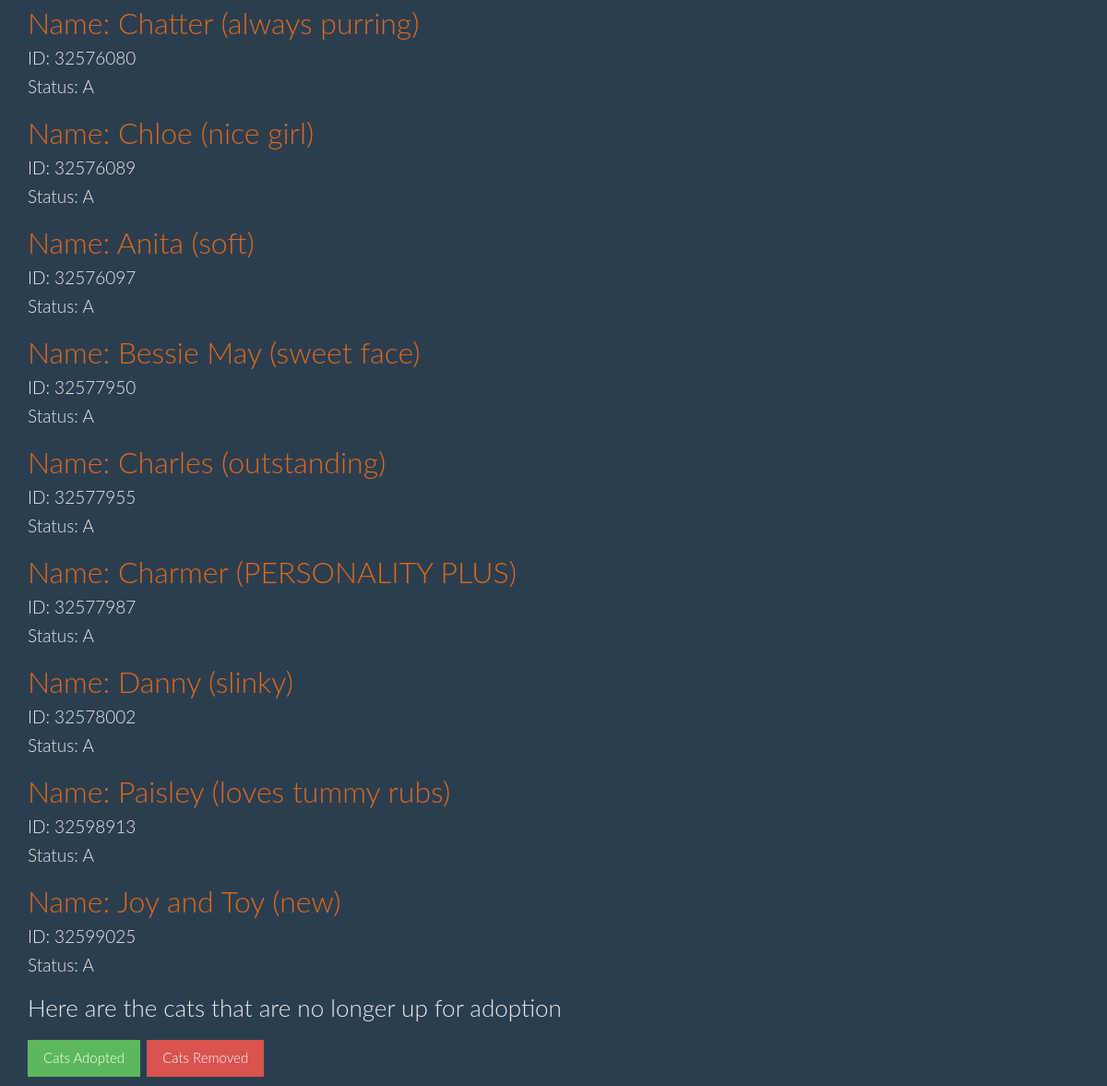
Before: /cats/ (lower part) with the older database file.
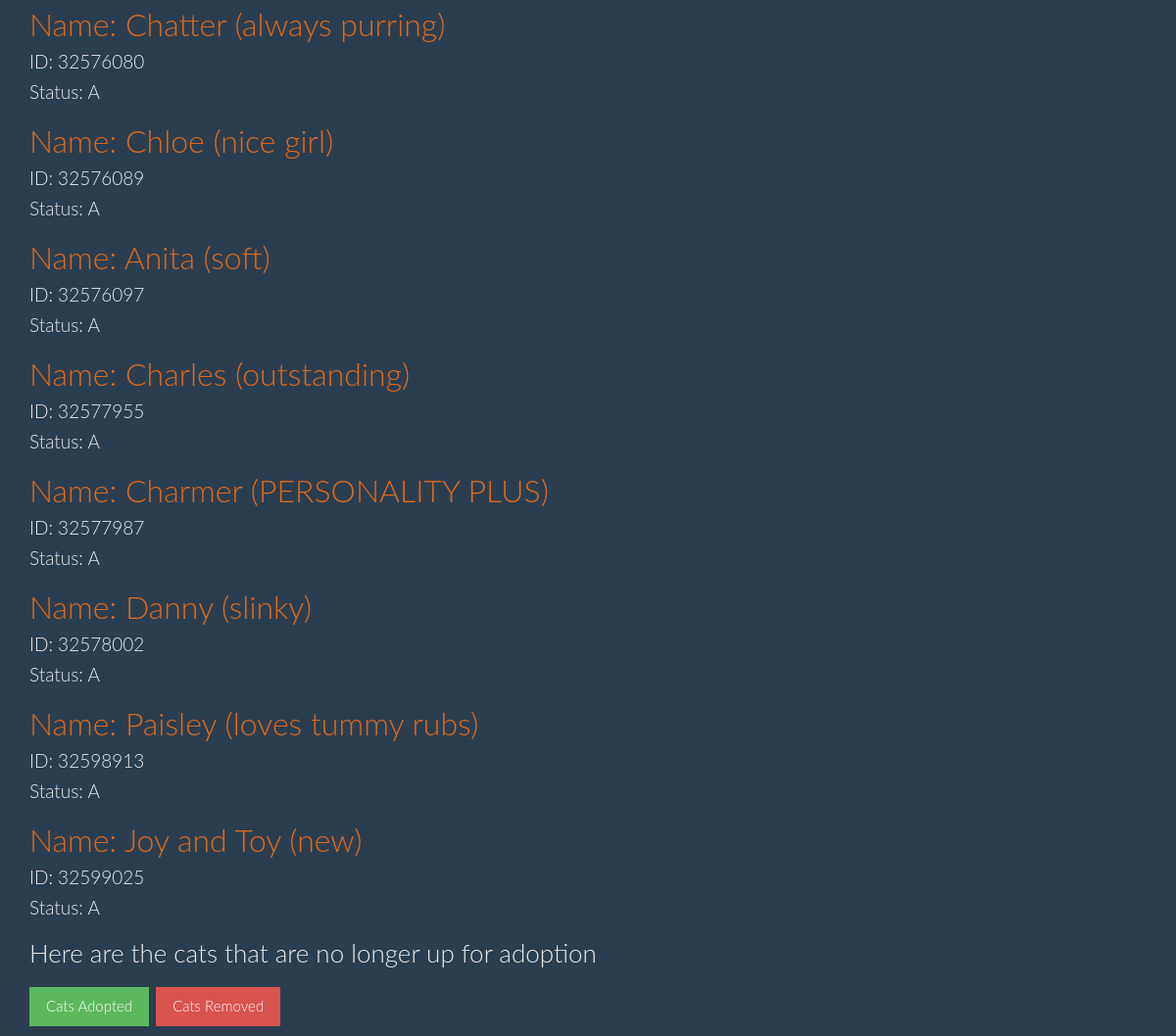
After: the same page with the newer database file.
### petfind/models.py (models this page shows, shortened)
class Animal(models.Model):
    animal = models.CharField(max_length = 20, blank = True)
    petId = models.CharField(max_length = 20, primary_key=True, verbose_name = 'ID', blank = True )
    firstSeen = models.DateTimeField("First Seen", null = True)
    lastSeen = models.DateTimeField("Last seen ", null = True)
    petName = models.CharField(max_length = 50, verbose_name = 'Name: ', blank = True)
    petDescription = models.TextField(verbose_name = 'Description', blank = True)
    petBreed = models.CharField(max_length = 100, verbose_name = 'Breed', blank = True)
    petStatus = models.CharField(max_length = 10, verbose_name = 'Status', blank = True)
    petAge = models.CharField(max_length = 10, blank = True, verbose_name ='Age')
    petSex = models.CharField(max_length = 10, blank = True, verbose_name = 'Sex')
    petSize = models.CharField(max_length = 10, blank = True, verbose_name ='Size')
    petMix = models.CharField(max_length = 10, blank = True, verbose_name ='Mixed?')
    petFeatures = models.CharField(max_length = 200, verbose_name ='Features', blank = True)
    petPhoto = models.TextField(blank = True, verbose_name = 'Picture')
    address = models.CharField(max_length = 200, blank = True, default = '10 Animal Place')
    city = models.CharField(max_length = 50, blank = True, default = 'Lexington')
    email = models.CharField(max_length = 200, blank = True, default = 'shelter@rockbridgespca.net' )
    fax = models.CharField(max_length = 200, blank = True, default = '540-464-8847')
    phone = models.CharField(max_length = 200, blank = True, default = '540-463-5123')
    state = models.CharField(max_length = 2,default = 'VA')
    zip = models.CharField(max_length = 10,default = '24450')
    match = models.CharField(max_length = 5, default = "No")
    class Meta:
        ordering = ['petId']

### petfind/views.py (the view)
# urls.py: url(r'^cats/$', views.cats),
def cats(request):
    catlist = Animal.objects.filter(animal='Cat', petStatus='A')
    catCount = catlist.count()
    sumT = timedelta(days=0)
    for cat in catlist:
        timediff = cat.lastSeen - cat.firstSeen
        sumT += timediff
    avg = sumT/catCount
    averageTime=strfdelta(avg, "{days} days, {hours} hours, and {minutes} minutes")
    return render(request, 'petfind/cats.html', {'catlist': catlist, 'catCount': catCount, 'averageTime': averageTime})

### petfind/views.py (called while the page is built)
def strfdelta(tdelta, fmt):
    d = {"days": tdelta.days}
    d["hours"], rem = divmod(tdelta.seconds, 3600)
    d["minutes"], d["seconds"] = divmod(rem, 60)
    return fmt.format(**d)

### petfind/templates/petfind/cats.html (shortened to what this page needs)
{% extends "petfind/base.html" %}
{% block content %}
{% for cat in catlist %}
	<div>
		<h2><a href="{% url 'petfind.views.cats_detail' pk=cat.petId %}">Name: {{ cat.petName }}</a></h2>
		<h4> ID: {{ cat.petId }}</h4>
		<h4> Status: {{ cat.petStatus }}</h4>
	</div>
{% endfor %}
<h3>Here are the cats that are no longer up for adoption</h3>
<h3><a href="{% url 'petfind.views.cats_adopted_list' %}" class="btn btn-success btn-large">
        Cats Adopted</a> <a href="{% url 'petfind.views.cats_removed_list' %}" class="btn btn-danger btn-large">
		Cats Removed</a></h3>
{% endblock content %}

### petfind/templates/petfind/base.html (shortened to what this page needs)
{% load staticfiles %}
<!DOCTYPE html>
<html>
<head lang="en">
    <link href="{% static 'bootstrap/css/superhero.min.css' %}"
      rel="stylesheet" media="screen">
</head>
<body>
    <div class="content container">
        <div class="row">
            <div class="col-md-8">
            {% block content %}
            {% endblock %}
            </div>
        </div>
    </div>
</body>
</html>

Changed rows visible on the page:
no longer on this page (row edited): Animal: petName "Bessie May (sweet face)", petId "32577950", petStatus "A"
